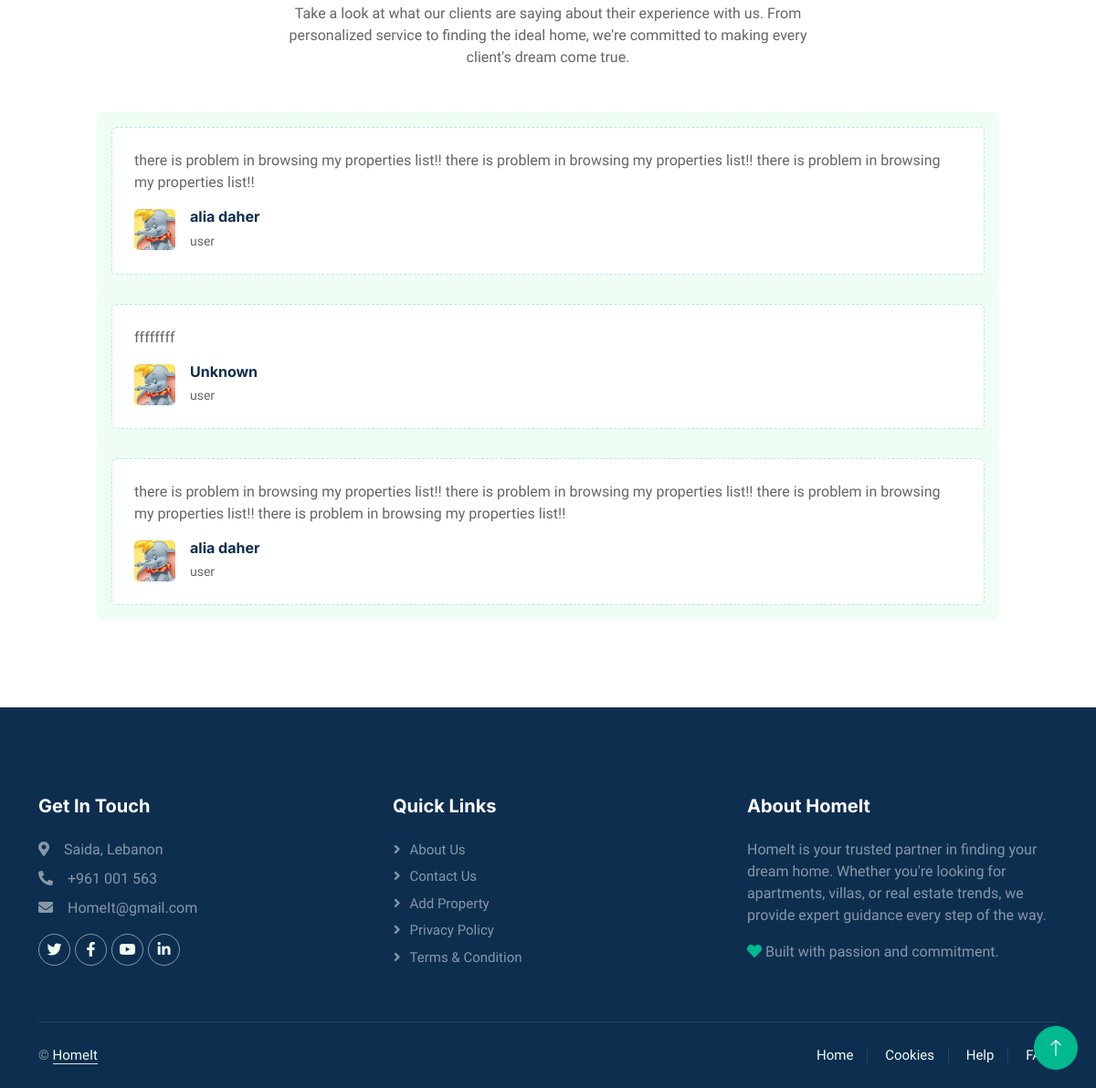
Before: /backend/backend_index.php?status=sold (signed in, lower part) with the older database file.
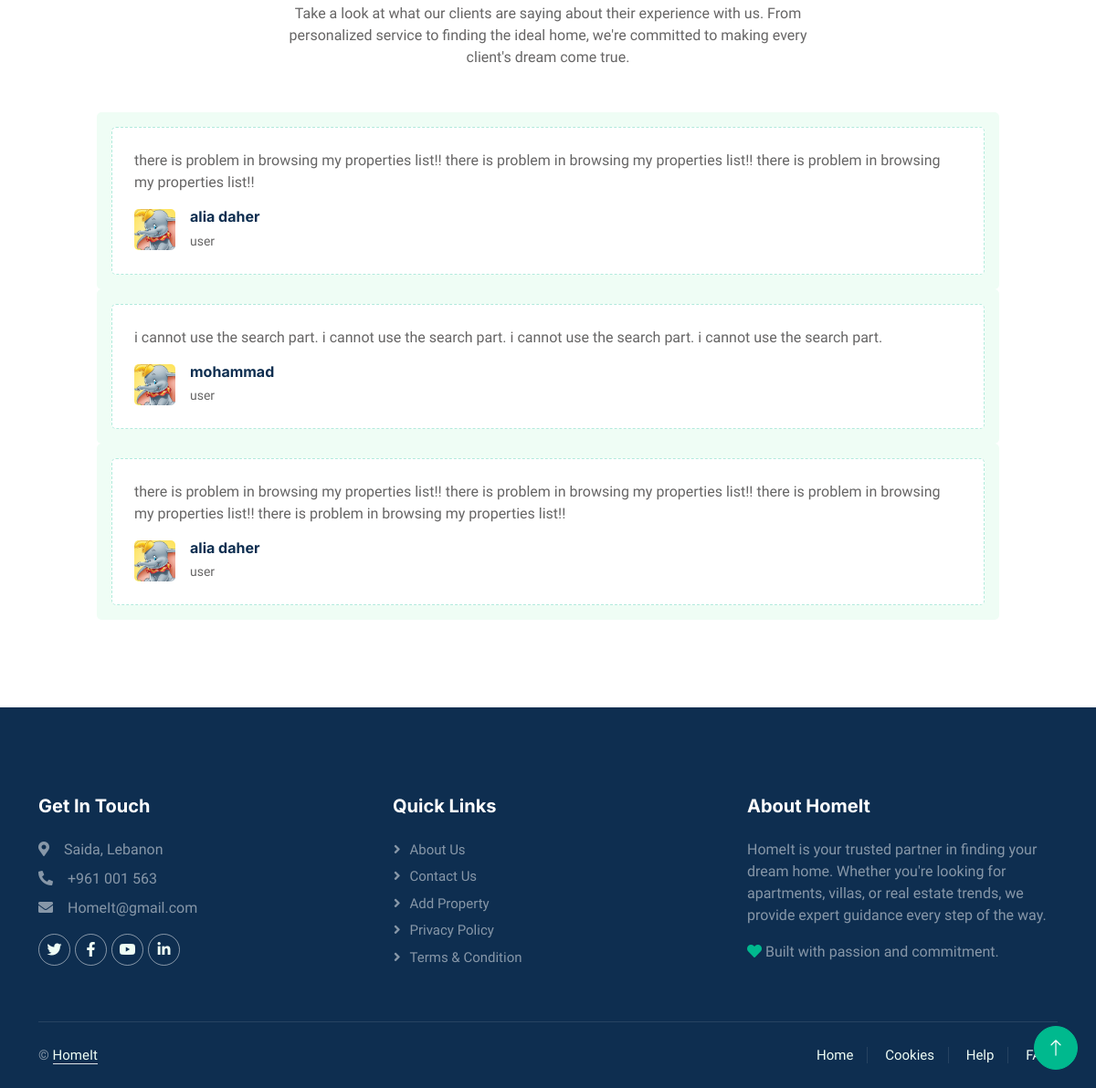
After: the same page with the newer database file.
### tables this page shows
CREATE TABLE `users_reviews` (
  `user_review_id` int(11) NOT NULL,
  `user_id` int(11) NOT NULL,
  `subject` varchar(100) NOT NULL,
  `message` text NOT NULL,
  `created_at` timestamp NOT NULL DEFAULT current_timestamp()
);

CREATE TABLE `users` (
  `user_id` int(11) NOT NULL,
  `name` varchar(50) NOT NULL,
  `email` varchar(60) NOT NULL,
  `password` varchar(225) NOT NULL,
  `phone` int(11) NOT NULL,
  `profile_photo` varchar(100) DEFAULT NULL,
  `created_at` timestamp NOT NULL DEFAULT current_timestamp(),
  `updated_at` timestamp NOT NULL DEFAULT current_timestamp()
);

### backend/backend_index.php (the view, shortened to what the changed rows need)
<?php
  include '../inc/connection.php';
  $sql = "SELECT * FROM users_reviews ORDER BY RAND() LIMIT 4";
  $all_reviews = $con->query($sql);
?>
<!DOCTYPE html>
<html lang="en">
<head>
    <link href="https://cdnjs.cloudflare.com/ajax/libs/font-awesome/5.10.0/css/all.min.css" rel="stylesheet">
    <link href="https://cdn.jsdelivr.net/npm/bootstrap-icons@1.4.1/font/bootstrap-icons.css" rel="stylesheet">
    <link href="../css/bootstrap.min.css" rel="stylesheet">
    <link href="../css/style.css" rel="stylesheet">
</head>
<body>
    <div class="container-xxl bg-white p-0">
        <div class="container-xxl py-5">
            <div class="container">
                <div class="owl-carousel testimonial-carousel">
                <?php
                if ($all_reviews) {
                    while ($row = mysqli_fetch_assoc($all_reviews)) { ?>
                        <div class="testimonial-item bg-light rounded p-3">
                            <div class="bg-white border rounded p-4">
                                <p><?php echo htmlspecialchars($row["message"]); ?></p>
                                <div class="d-flex align-items-center">
                                    <img class="img-fluid flex-shrink-0 rounded"
                                        src="../img/dumbo.jfif"
                                        style="width: 45px; height: 45px;">
                                    <div class="ps-3">
                                    <?php
                                        $query="select name from users where user_id=".$row['user_id'];
                                        $result = mysqli_query($con, $query);
                                        $property = mysqli_fetch_assoc($result);
                                        $name = $property ? $property['name'] : 'Unknown';
                                    ?>
                                        <h6 class="fw-bold mb-1"><?php echo $name; ?></h6>
                                        <small>user</small>
                                    </div>
                                </div>
                            </div>
                        </div>
                <?php
                    }
                } else {
                    echo "<p>No testimonials available at this time.</p>";
                }
                ?>
                </div>
            </div>
        </div>
    </div>
</body>
</html>

Changed rows visible on the page:
changed users_reviews: message "ffffffff" → "i cannot use the search part. i cannot use the search part. i cannot use the search part. i cannot use the search part."; user.name "Unknown" → "mohammad"
